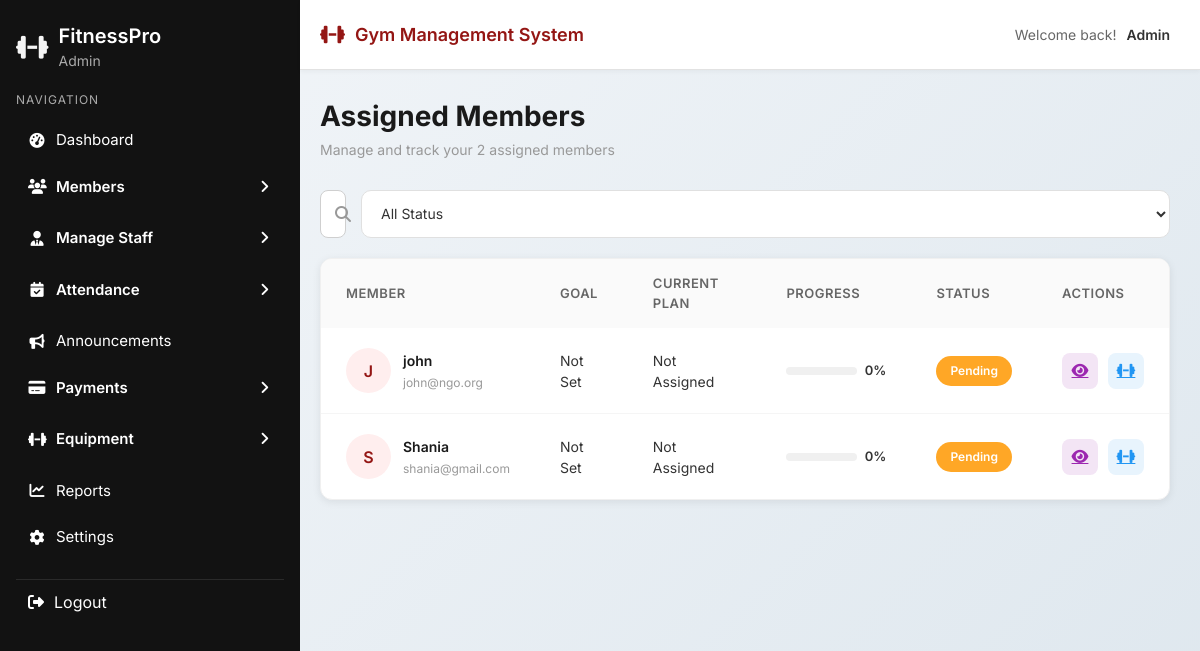
Page /trainer/assigned-member.php (signed in) on the earlier database version.
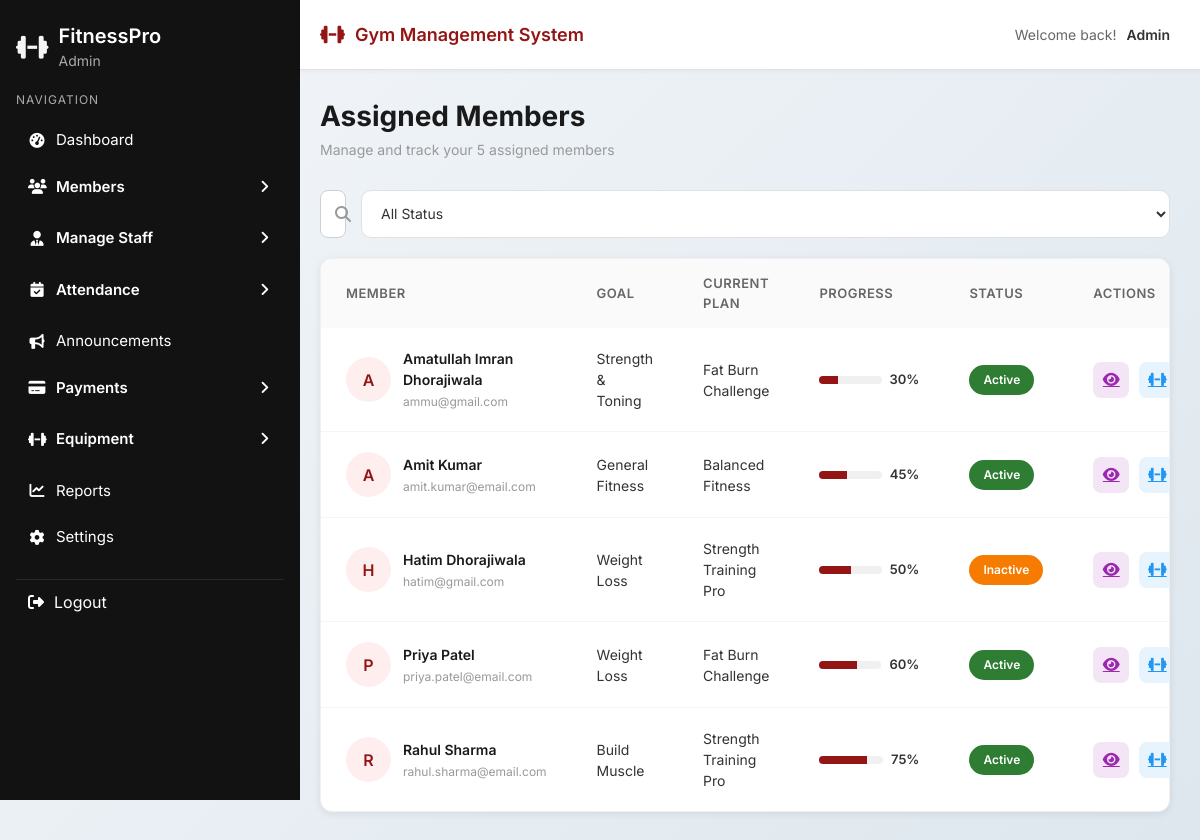
Same page on the later database version.
### tables this page shows
CREATE TABLE `members` (
  `id` int(11) NOT NULL,
  `full_name` varchar(100) NOT NULL,
  `email` varchar(100) NOT NULL,
  `phone` varchar(20) NOT NULL,
  `dob` date NOT NULL,
  `gender` enum('Male','Female','Other') NOT NULL,
  `address` text NOT NULL,
  `membership_type` varchar(50) NOT NULL,
  `start_date` date NOT NULL,
  `end_date` date NOT NULL,
  `duration` varchar(20) NOT NULL,
  `membership_status` enum('Active','Inactive','Expired') DEFAULT 'Active',
  `fitness_level` enum('Beginner','Medium','Advanced') DEFAULT 'Beginner',
  `created_at` timestamp NOT NULL DEFAULT current_timestamp(),
  `updated_at` timestamp NOT NULL DEFAULT current_timestamp() ON UPDATE current_timestamp()
);

### trainer/assigned-member.php (the view, shortened to what this page needs)
<?php
require_once '../dbcon.php';
$trainer_filter = '';
$sql = "SELECT m.id, m.full_name, m.email, m.membership_status,
    COALESCE(wp.goal,'Not Set') as goal,
    COALESCE(wp.current_plan,'Not Assigned') as current_plan,
    COALESCE(wp.progress,0) as progress,
    COALESCE(wp.status,'Pending') as workout_status
    FROM members m $trainer_filter LEFT JOIN workout_plans wp ON m.id=wp.member_id
    ORDER BY m.full_name ASC";
$result = mysqli_query($conn, $sql);
$members = [];
while($r = mysqli_fetch_assoc($result)) $members[] = $r;
$total = count($members);
include '../layout/header.php';
include '../layout/sidebar.php';
?>
<link rel="stylesheet" href="../css/sidebar.css">
<link rel="stylesheet" href="../css/common.css">
<div class="main-wrapper">
  <div class="main-content">
    <div class="page-header" style="display:flex;justify-content:space-between;align-items:center;">
      <div>
        <h1 class="page-title">Assigned Members</h1>
        <p class="page-subtitle">Manage and track your <?= $total ?> assigned members</p>
      </div>
    </div>
    <div style="display:flex;gap:15px;margin-bottom:20px;">
      <div class="search-box" style="flex:1;">
        <i class="fas fa-search"></i>
        <input type="text" id="searchInput" placeholder="Search by name or email...">
      </div>
      <select class="filter-select" id="statusFilter">
        <option value="">All Status</option>
      </select>
    </div>
    <div class="table-container">
      <table class="modern-table">
        <thead>
          <tr>
            <th>Member</th>
            <th>Goal</th>
            <th>Current Plan</th>
            <th>Progress</th>
            <th>Status</th>
            <th>Actions</th>
          </tr>
        </thead>
        <tbody id="membersBody">
          <?php foreach($members as $m): ?>
          <tr data-status="<?= strtolower($m['workout_status']) ?>">
            <td>
              <div class="member-cell">
                <div class="member-avatar"><?= strtoupper(substr($m['full_name'],0,1)) ?></div>
                <div class="member-info">
                  <span class="name"><?= htmlspecialchars($m['full_name']) ?></span>
                  <span class="meta"><?= htmlspecialchars($m['email']) ?></span>
                </div>
              </div>
            </td>
            <td><?= htmlspecialchars($m['goal']) ?></td>
            <td><?= htmlspecialchars($m['current_plan']) ?></td>
            <td style="min-width:150px;">
              <div style="display:flex;align-items:center;gap:8px;">
                <div style="flex:1;height:8px;background:#f0f0f0;border-radius:10px;overflow:hidden;">
                  <div style="height:100%;background:var(--active-color);width:<?= $m['progress'] ?>%;"></div>
                </div>
                <span style="font-weight:600;font-size:13px;"><?= $m['progress'] ?>%</span>
              </div>
            </td>
            <td><span class="status-badge <?= strtolower($m['workout_status']) ?>"><?= $m['workout_status'] ?></span></td>
            <td>
              <div class="action-buttons">
                <a href="view-member-details.php?id=<?= $m['id'] ?>" class="btn-action view" title="View Details"><i class="fas fa-eye"></i></a>
                <a href="edit-workout-plan.php?id=<?= $m['id'] ?>" class="btn-action edit" title="Edit Workout Plan"><i class="fas fa-dumbbell"></i></a>
              </div>
            </td>
          </tr>
          <?php endforeach; ?>
        </tbody>
      </table>
    </div>
  </div>
</div>

Differences in the rows shown:
removed members: full_name "J", full_name "john", email "john@ngo.org", goal "Not Set", current_plan "Not Assigned", progress "0", workout_status "Pending"
removed members: full_name "S", full_name "Shania", email "shania@gmail.com", goal "Not Set", current_plan "Not Assigned", progress "0", workout_status "Pending"
added members: full_name "A", full_name "Amatullah Imran Dhorajiwala", email "ammu@gmail.com", goal "Strength & Toning", current_plan "Fat Burn Challenge", progress "30", workout_status "Active"
added members: full_name "A", full_name "Amit Kumar", email "amit.kumar@email.com", goal "General Fitness", current_plan "Balanced Fitness", progress "45", workout_status "Active"
added members: full_name "H", full_name "Hatim Dhorajiwala", email "hatim@gmail.com", goal "Weight Loss", current_plan "Strength Training Pro", progress "50", workout_status "Inactive"
added members: full_name "P", full_name "Priya Patel", email "priya.patel@email.com", goal "Weight Loss", current_plan "Fat Burn Challenge", progress "60", workout_status "Active"
added members: full_name "R", full_name "Rahul Sharma", email "rahul.sharma@email.com", goal "Build Muscle", current_plan "Strength Training Pro", progress "75", workout_status "Active"
Other differences:
$total: "2" → "5"
